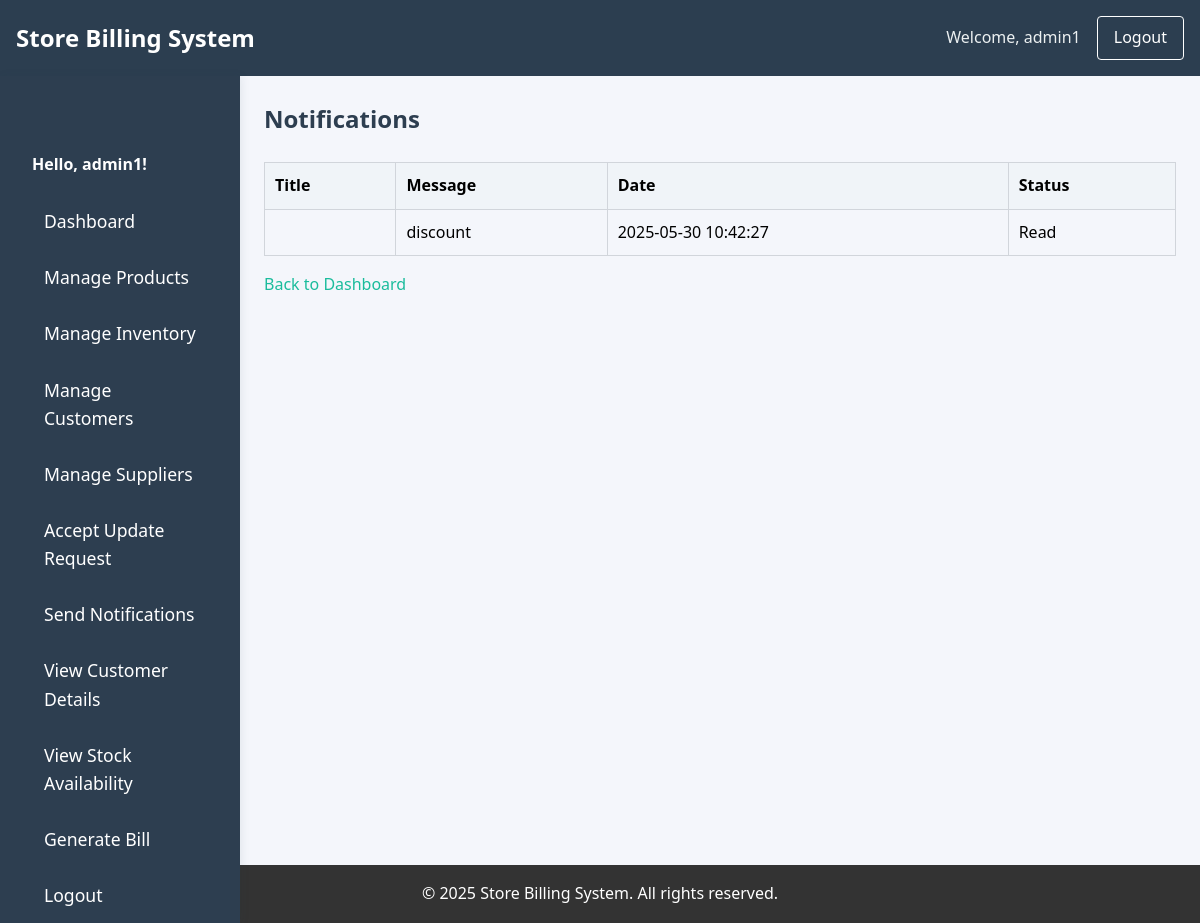
/view_notifications.php (signed in), run on the app's committed database.
### tables this page shows
CREATE TABLE `notifications` (
  `id` int(11) NOT NULL,
  `title` varchar(100) NOT NULL,
  `message` text NOT NULL,
  `customer_id` int(11) DEFAULT NULL,
  `is_read` tinyint(1) DEFAULT 0,
  `created_at` timestamp NOT NULL DEFAULT current_timestamp()
);

### view_notifications.php (the view, shortened to what this page needs)
<?php
include 'db.php';
$customer_id = isset($_SESSION['customer_id']) ? $_SESSION['customer_id'] : null;
if ($customer_id) {
    $conn->query("UPDATE notifications SET is_read = 1 WHERE customer_id = $customer_id");
    $result = $conn->query("SELECT * FROM notifications WHERE customer_id = $customer_id OR customer_id IS NULL ORDER BY created_at DESC");
} else {
    $result = $conn->query("SELECT * FROM notifications ORDER BY created_at DESC");
}
?>
<?php include 'header.php'; ?>
<!DOCTYPE html>
<html lang="en">
<head>
    <link rel="stylesheet" href="style.css">
</head>
<body>
<div class="layout">
    <?php include 'sidenav.php'; ?>
    <div id="main" class="main">
        <div class="content-container">
            <h2>Notifications</h2>
            <table border="1">
                <tr><th>Title</th><th>Message</th><th>Date</th><th>Status</th></tr>
                <?php if ($result && $result->num_rows > 0): ?>
                    <?php while ($row = $result->fetch_assoc()): ?>
                        <tr>
                            <td><?php echo htmlspecialchars($row['title']); ?></td>
                            <td><?php echo htmlspecialchars($row['message']); ?></td>
                            <td><?php echo $row['created_at']; ?></td>
                            <td><?php echo $row['is_read'] ? 'Read' : 'Unread'; ?></td>
                        </tr>
                    <?php endwhile; ?>
                <?php else: ?>
                    <tr><td colspan="4">No notifications found.</td></tr>
                <?php endif; ?>
            </table>
            <a href="dashboard.php">Back to Dashboard</a>
        </div>
    </div>
</div>
<?php include 'footer.php'; ?>
</body>
</html>

### style.css (style rules this page uses)
* { margin: 0; padding: 0; box-sizing: border-box; }
html, body { width: 100vw; min-width: 0; overflow-x: hidden; margin: 0; padding: 0; font-family: 'Segoe UI', Arial, sans-serif; background: #f4f6fb; }
body { line-height: 1.6; min-height: 100vh; }
a { color: #333; text-decoration: none; }
h2 { color: #2d3e50; margin-bottom: 24px; }
a { color: #1abc9c; text-decoration: none; }
table { width: 100%; border-collapse: collapse; margin-bottom: 16px; }
th, td { border: 1px solid #d1d5db; padding: 10px; text-align: left; }
th { background: #f0f4f8; }
.main { flex: 1 1 0; width: 100%; margin: 0 !important; padding: 32px 32px 24px 32px; min-width: 0; background: #f4f6fb; display: block; }
.content-container, .dashboard-container, .form-container { width: 100%; max-width: 1300px; margin: 0 auto 0 0; padding: 0; }

### sidenav.php (style rules this page uses)
.main { transition: none !important; padding: 24px; }

### data on the page
notifications: message "discount", created_at "2025-05-30 10:42:27", is_read "Read"

### other printed values
$_SESSION['username'] "admin1"
$username "admin1"
